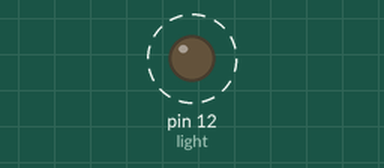
Bench run of a sketch on a simulated Arduino Uno, built with avr-gcc and run on an emulated ATmega328P. On the bench: output pins drawn as LEDs (lit = HIGH). Dashed ring = blinking.

Above: at 0.02 s.
Timing chart, 0 to 3.0 s (numbered marks = the images above):
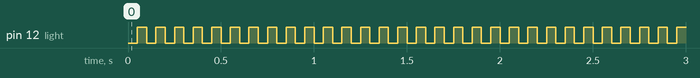

The sketch:

sketch_jun9a.ino
```cpp
int light = 12; //pin 12

void setup() {
  pinMode(light, OUTPUT);
  digitalWrite(light, LOW);
}

void loop() {
  digitalWrite(light, LOW);
  delay(50);
  digitalWrite(light, HIGH);
  delay(50);
}
```

Measured:
- by itself, pin 12 (light): alternates HIGH for 0.05 s and LOW for 0.05 s
